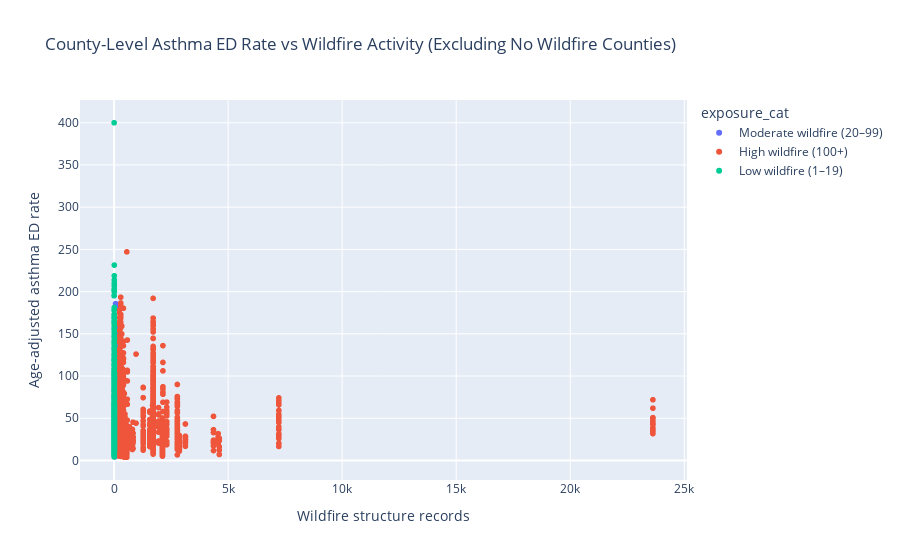

Notebook source saved alongside this figure:
### Code cell
plot_df1 = merged[merged["exposure_cat"] != "No wildfire"]

fig = px.scatter(
    plot_df1,
    x="wildfire_records",
    y="Age-adjusted Rate",
    color="exposure_cat",
    hover_data=["County", "Year", "Number of ED visits"],
    title="County-Level Asthma ED Rate vs Wildfire Activity (Excluding No Wildfire Counties)",
    labels={
        "wildfire_records": "Wildfire structure records",
        "Age-adjusted Rate": "Age-adjusted asthma ED rate"
    }
)
fig.show()

### Figure 1 — Plotly figure (JSON) as saved in the notebook; plotly's stock layout.template omitted (floating-point values rounded to 4 significant figures; data arrays with more than 128 entries replaced by an {"elided": "..."} marker saying what was removed)
{"data": [{"customdata": {"elided": "992x3 mixed values"}, "hovertemplate": "exposure_cat=Moderate wildfire (20–99)<br>Wildfire structure records=%{x}<br>Age-adjusted asthma ED rate=%{y}<br>County=%{customdata[0]}<br>Year=%{customdata[1]}<br>Number of ED visits=%{customdata[2]}<extra></extra>", "legendgroup": "Moderate wildfire (20–99)", "marker": {"color": "#636efa", "symbol": "circle"}, "mode": "markers", "name": "Moderate wildfire (20–99)", "showlegend": true, "type": "scattergl", "x": {"elided": "992 int values"}, "xaxis": "x", "y": {"elided": "992 float values"}, "yaxis": "y"}, {"customdata": {"elided": "3823x3 mixed values"}, "hovertemplate": "exposure_cat=High wildfire (100+)<br>Wildfire structure records=%{x}<br>Age-adjusted asthma ED rate=%{y}<br>County=%{customdata[0]}<br>Year=%{customdata[1]}<br>Number of ED visits=%{customdata[2]}<extra></extra>", "legendgroup": "High wildfire (100+)", "marker": {"color": "#EF553B", "symbol": "circle"}, "mode": "markers", "name": "High wildfire (100+)", "showlegend": true, "type": "scattergl", "x": {"elided": "3823 int values"}, "xaxis": "x", "y": {"elided": "3823 float values"}, "yaxis": "y"}, {"customdata": {"elided": "1620x3 mixed values"}, "hovertemplate": "exposure_cat=Low wildfire (1–19)<br>Wildfire structure records=%{x}<br>Age-adjusted asthma ED rate=%{y}<br>County=%{customdata[0]}<br>Year=%{customdata[1]}<br>Number of ED visits=%{customdata[2]}<extra></extra>", "legendgroup": "Low wildfire (1–19)", "marker": {"color": "#00cc96", "symbol": "circle"}, "mode": "markers", "name": "Low wildfire (1–19)", "showlegend": true, "type": "scattergl", "x": {"elided": "1620 int values"}, "xaxis": "x", "y": {"elided": "1620 float values"}, "yaxis": "y"}], "layout": {"legend": {"title": {"text": "exposure_cat"}, "tracegroupgap": 0}, "title": {"text": "County-Level Asthma ED Rate vs Wildfire Activity (Excluding No Wildfire Counties)"}, "xaxis": {"anchor": "y", "domain": [0, 1], "title": {"text": "Wildfire structure records"}}, "yaxis": {"anchor": "x", "domain": [0, 1], "title": {"text": "Age-adjusted asthma ED rate"}}}}
